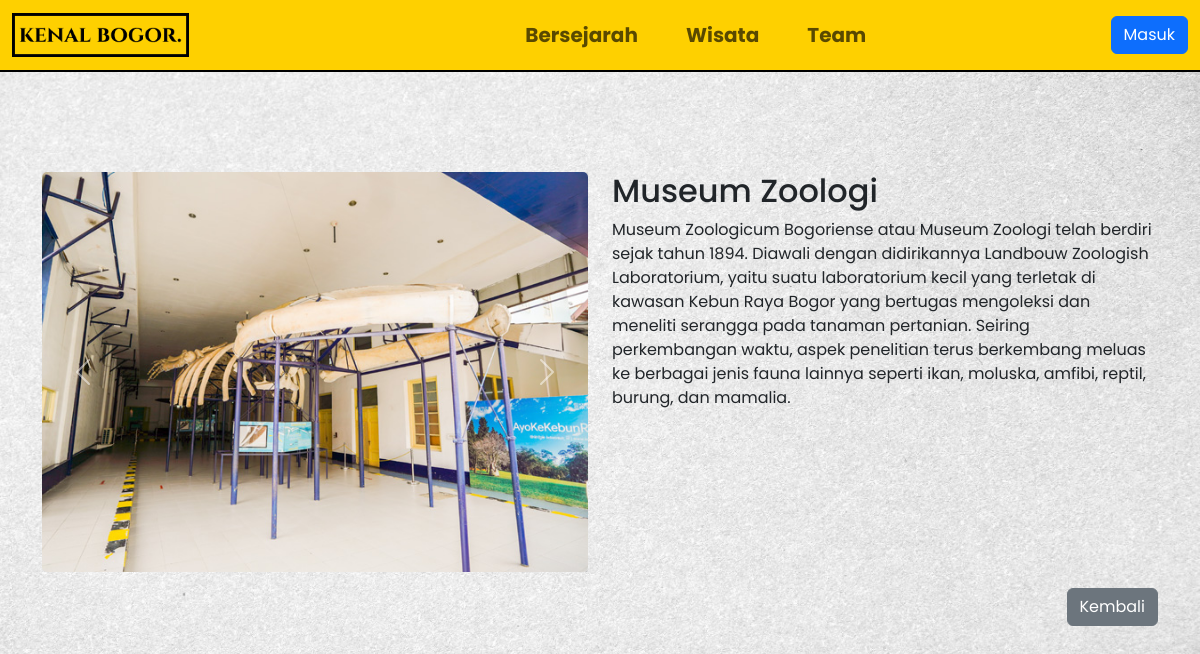
The app's page /tempatWisataDetailPage.php?id=1 with its own data.
### tables this page shows
CREATE TABLE IF NOT EXISTS `tempat_wisata` (
  `id` int(11) NOT NULL AUTO_INCREMENT,
  `id_user` int(11) NOT NULL DEFAULT 0,
  `nama_tempat` varchar(50) NOT NULL,
  `deskripsi` varchar(1000) NOT NULL,
  `gambar1` varchar(50) NOT NULL,
  `gambar2` varchar(50) DEFAULT NULL,
  `gambar3` varchar(50) DEFAULT NULL,
  `maps` varchar(400) DEFAULT NULL,
  PRIMARY KEY (`id`) USING BTREE,
  KEY `FK_tempat_wisata_user` (`id_user`),
  CONSTRAINT `FK_tempat_wisata_user` FOREIGN KEY (`id_user`) REFERENCES `user` (`Id`) ON DELETE NO ACTION ON UPDATE NO ACTION
);

### tempatWisataDetailPage.php (the view, shortened to what this page needs)
<?php
include('connection/connection.php');
include('layout/header.php');
?>
<!DOCTYPE html>
<html lang="en">
<head>
    <link href="https://cdn.jsdelivr.net/npm/bootstrap@5.3.3/dist/css/bootstrap.min.css" rel="stylesheet">
    <link rel="stylesheet" href="css/style.css">
    <link rel="stylesheet" href="https://cdn.jsdelivr.net/npm/bootstrap-icons@1.3.0/font/bootstrap-icons.css">
</head>
<body>
    <div class="container tempat-detail">
        <?php
        if (isset($_GET['id'])) {
            $id = $_GET['id'];
            $query = "SELECT * FROM tempat_wisata WHERE id=?";
            $stmt = $conn->prepare($query);
            $stmt->bind_param("i", $id);
            $stmt->execute();
            $result = $stmt->get_result();
            if ($result->num_rows === 1) {
                $row = $result->fetch_assoc();
        ?>
                <div class="row">
                    <div class="col-md-6">
                        <div id="carouselExampleSlidesOnly" class="carousel slide" data-bs-ride="carousel">
                            <div class="carousel-inner">
                                <div class="carousel-item active">
                                    <img src="assets/Tempat Wisata/<?php echo $row['gambar1']; ?>" class="carousel-image" alt="...">
                                </div>
                            </div>
                            <button class="carousel-control-prev" type="button" data-bs-target="#carouselExampleSlidesOnly" data-bs-slide="prev">
                                <span class="carousel-control-prev-icon" aria-hidden="true"></span>
                            </button>
                            <button class="carousel-control-next" type="button" data-bs-target="#carouselExampleSlidesOnly" data-bs-slide="next">
                                <span class="carousel-control-next-icon" aria-hidden="true"></span>
                            </button>
                        </div>
                    </div>
                    <div class="col-md-6">
                        <h2><?php echo $row['nama_tempat']; ?></h2>
                        <p><?php echo $row['deskripsi']; ?></p>
                    </div>
                </div>
        <?php
            } else {
                echo "ID Lebih dari satu";
            }
        } else {
            echo "Parameter ID tidak ditemukan.";
        }
        ?>
    </div>
    <div class="container mt-3">
        <div class="row">
            <div class="col-md-12 text-end">
                <a href="tempatWisataPage.php" class="btn btn-secondary d-inline-block">Kembali</a>
            </div>
        </div>
    </div>
</body>
</html>

### css/style.css (style rules this page uses)
* { font-family: 'Poppins', sans-serif; }
body { background-image: url('/assets/Background.jpeg'); background-size: cover; background-repeat: no-repeat; background-position: center center; background-attachment: fixed; }
.carousel-image { box-shadow: 1px 1px 5px 1px rgba(0, 0, 0, 0.1); border-radius: 5px; height: 400px; object-fit: cover; width: 100%; }
.tempat-detail { margin-top: 100px; }

### records on screen
tempat_wisata: gambar1 (picture), nama_tempat "Museum Zoologi", deskripsi "Museum Zoologicum Bogoriense atau Museum Zoologi telah berdiri sejak tahun 1894. Diawali dengan didirikannya Landbouw Zoologish Laboratorium, yaitu suatu laboratorium kecil yang terletak di kawasan Kebun Raya Bogor yang bertugas mengoleksi dan meneliti serangga pada tanaman pertanian. Seiring perkembangan waktu, aspek penelitian terus berkembang meluas ke berbagai jenis fauna lainnya seperti ikan, moluska, amfibi, reptil, burung, dan mamalia."
